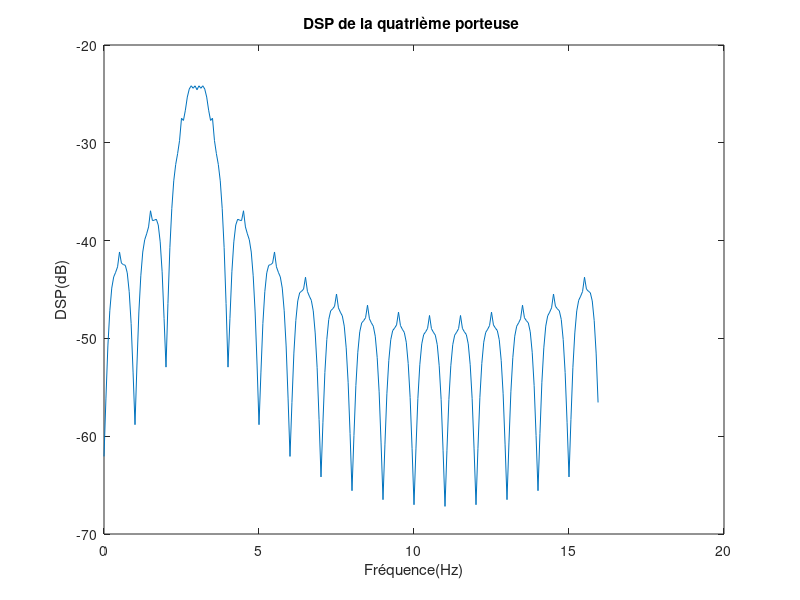
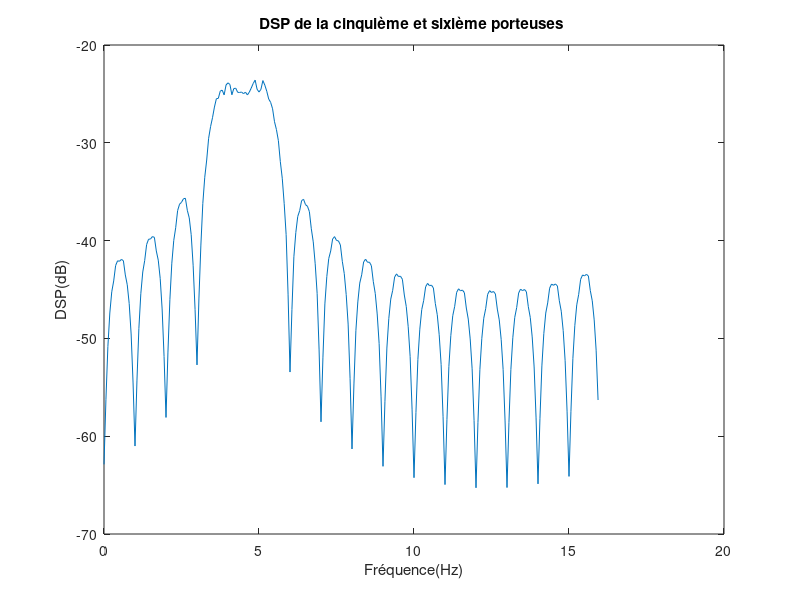
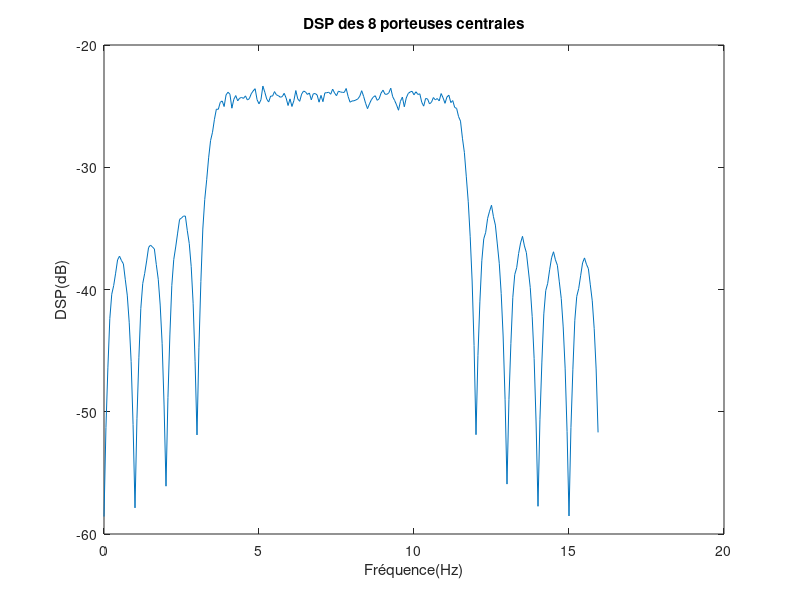
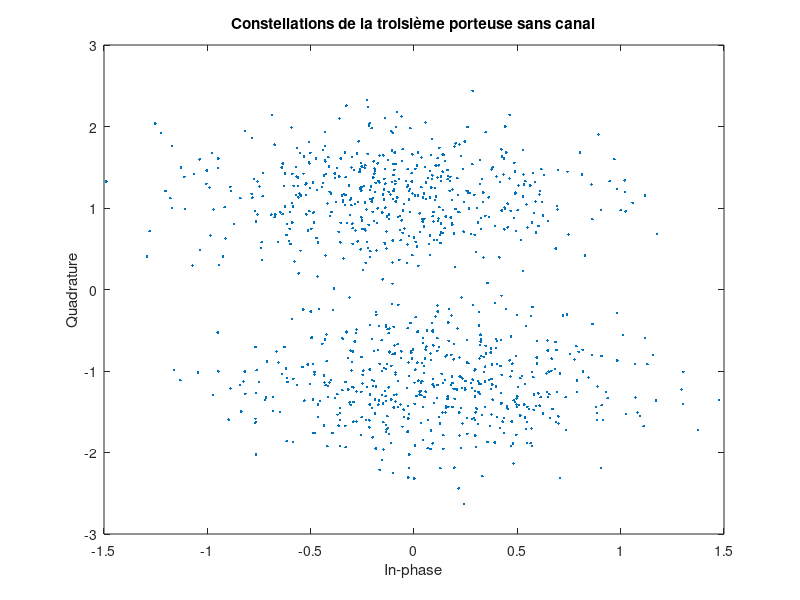

Here is the MATLAB script that generated these plots, in order:
close all;
clear all;
      %%%%%%%%%%%%%%%%%%%%%%%%%%%%%%%%%%%%%%%%%%%%%%% PARTIE 2 : Implantation de la chaine de transmission OFDM sans canal %%%%%%%%%%%%%%%%%%%%%%%%%%%%%%%%%%%%%%%%%%%%%%%%%%%%%%%%%%%%

%% 2.1) Emission

 %Déclaration des constantes
N = 16;      % Nombre de porteuses
n = 16000;    % Nombre de bits à transmettre
Fe = N;  % Fréquence d'echantillonnage
Rb = 3000;   % Débit binaire

 % Génération de bits
 bits = randi([0,1],1,n);

 % Mapping BPSK
 Symboles = 2*bits-1;

 % Génération du signal OFDM sans canal
Symboles_reshape = reshape(Symboles , N, n/N);

% Génération du signal OFDM lorsque une seul porteuse est utilisée
Porteuse_1 =[zeros(3,n/N); Symboles_reshape(4,:); zeros(N-4,n/N)];
IFFT1=ifft(Porteuse_1);
P1 = reshape(IFFT1, 1, []);

% Génération du signal OFDM lorsque  deux porteuses sont utilisées
Porteuse_2 = [zeros(4,n/N);Symboles_reshape(5:6,:); zeros(N-6,n/N)];
IFFT2=ifft(Porteuse_2);
P2 = reshape(IFFT2, 1, []);

% Génération du signal OFDM lorsque les 8 porteuses centrales sont utilisées
Porteuse_8 = [zeros(4,n/N);Symboles_reshape(5:12,:); zeros(4,n/N)];
IFFT3=ifft(Porteuse_8);
P3 = reshape(IFFT3,1,[]);

% Caclcul des densites spectrales
[DSP_P1, f1] = pwelch(P1,[],[],[],Fe,"twosided");
figure(1)
plot(f1, 10*log10(DSP_P1));
title("DSP de la quatrième porteuse ")
xlabel('Fréquence(Hz)')
ylabel("DSP(dB)")

[DSP_P2, f2] = pwelch(P2,[],[],[],Fe,"twosided");
figure(2)
plot(f2,10*log10(DSP_P2));
title("DSP de la cinquième et sixième porteuses ")
xlabel('Fréquence(Hz)')
ylabel("DSP(dB)")

[DSP_P3, f3] = pwelch(P3,[],[],[],Fe,"twosided");
figure(3)
plot(f3,10*log10(DSP_P3));
title("DSP des 8 porteuses centrales")
xlabel('Fréquence(Hz)')
ylabel("DSP(dB)")


%% 2.1) Récéption sans canal
% Symboles reçus: N=16 porteuses
Matrice_OFDM= ifft(Symboles_reshape);
Signal_OFDM = reshape(Matrice_OFDM,1,n);
FFT_Matrice_SignalOFDM = fft(Matrice_OFDM);
FFT_SignalOFDM = reshape(FFT_Matrice_SignalOFDM, 1, n);
Symboles_recus = sign(FFT_SignalOFDM);

% Demapping
bits_recus = (Symboles_recus + 1)/2;

% Calcul du TEB
ecart_ss_canal = abs(bits - bits_recus);
TEB_ss_canal = mean(ecart_ss_canal);

%% PARTIE 3 : Implantation de la chaine de transmission OFDM avec canal multi-trajets, sans bruit 

N_calcule = 16; % Nombres de porteuses calculées


 %%Récéption avec canal
% Symboles reçus: N_calcule = 16 porteuses
Symboles_reshape16 = reshape(Symboles , N_calcule, n/N_calcule);
Matrice_OFDM16= ifft(Symboles_reshape16);
Signal_OFDM16 = reshape(Matrice_OFDM16,1,n);
FFT_Matrice_SignalOFDM16 = fft(Matrice_OFDM16);
FFT_SignalOFDM16 = reshape(FFT_Matrice_SignalOFDM16, 1, n);
Symboles_recus16 = sign(FFT_SignalOFDM16);

% Demapping
bits_recus16 = (Symboles_recus16 + 1)/2;

% Canal de propagation
alpha0 = 0.227; 
alpha1 = 0.46;
alpha2 = 0.688;
alpha3 = 0.46;
alpha4 = 0.227;

h = [alpha0 alpha1  alpha2 alpha3 alpha4];


figure(5)
subplot(2,1,1)
plot(abs(fft(h,4096)));
title("Module de la réponse fréquentielle")
subplot(2,1,2)
plot(angle(fft(h,4096)));
title("Phase de la réponse fréquentielle")



%% 3.1) Implantation sans intervalle de garde
% Filtrage du signal OFDM
Signal_Recu = filter(h, 1, Signal_OFDM);
Matrice_Signal_Recu = reshape(Signal_Recu, N_calcule, n/N_calcule);

figure(6)
plot(real(Signal_Recu));
title("le passage du signal OFDM dans le canal de propagation");
xlabel("fréquences normalisés");
ylabel("l'amplitude");


% Comparaison des DSPs avant et après le canal
[DSP_Signal_Recu, f_signal_recu] = pwelch(Signal_Recu,[],[],[],Fe,"twosided");
[DSP_Signal_OFDM, f_signal_ofdm] = pwelch(Signal_OFDM,[],[],[],Fe,"twosided");
figure(7)
xlim([0 1]);
plot(f_signal_recu, log10(DSP_Signal_Recu),'r');
hold on
plot(f_signal_ofdm, log10(DSP_Signal_OFDM),'b');
title("Les DSPs avant et après le canal")
xlabel('Fréquence(Hz)')
ylabel("DSP(dB)")
legend('après le canal','avant le canal')

% Réception
FFT_Signal_Recu_Matrice = fft(Matrice_Signal_Recu);
FFT_Signal_Recu = reshape(FFT_Signal_Recu_Matrice, 1, n);

% Constellations
scatterplot(FFT_Signal_Recu_Matrice(3,:));
title("Constellations de la troisième porteuse sans canal")
scatterplot(FFT_Signal_Recu_Matrice(15,:));
title("Constellations de la quinzième porteuse sans canal")

% Calcul du TEB
symboles_recu_canal = sign(real(FFT_Signal_Recu));
bits_recus_canal = (symboles_recu_canal + 1)/2;
ecart_canal = abs(bits_recus_canal - bits);
TEB_canal = mean(ecart_canal);



%% 3.2) Implantation avec intervalle de garde composé de zéros
% Emission
Matrice_Signal_OFDM_IG = [zeros(10,n/N_calcule); Matrice_OFDM16];
Signal_OFDM_IG = reshape(Matrice_Signal_OFDM_IG, 1, n+10*n/N_calcule);
Signal_Recu_IG = filter(h, 1, Signal_OFDM_IG);
Signal_Recu_IG_Matrice = reshape(Signal_Recu_IG, N_calcule+10, n/N_calcule);

% Réception
Signal_Recu_IG_Matrice = Signal_Recu_IG_Matrice(11:N_calcule+10,:);
TF_Signal_Recu_IG_Matrice = fft(Signal_Recu_IG_Matrice);

% Constellations
scatterplot(TF_Signal_Recu_IG_Matrice(3,:));
title("Constellations de la troisième porteuse avec IG")
scatterplot(TF_Signal_Recu_IG_Matrice(15,:));
title("Constellations de la quinzième porteuse avec IG")

% Calcul du TEB
TF_Signal_Recu_IG = reshape(TF_Signal_Recu_IG_Matrice, 1, n);
symboles_recu_IG = sign(real(TF_Signal_Recu_IG));
bits_recus_IG = (symboles_recu_IG + 1)/2;
ecart_IG = abs(bits_recus_IG - bits);
TEB_IG = mean(ecart_IG);



%% 3.3) Implantation avec préfixe cyclique
Matrice_Signal_OFDM_PC = [Matrice_OFDM16(N_calcule-9:N_calcule,:); Matrice_OFDM16];
Signal_OFDM_PC = reshape(Matrice_Signal_OFDM_PC, 1, (N_calcule+10)*(n/N_calcule));
Signal_Recu_PC = filter(h, 1, Matrice_Signal_OFDM_PC);
Matrice_Signal_Recu_PC = reshape(Signal_Recu_PC, N_calcule+10, n/N_calcule);

% Réception
Matrice_Signal_Recu_PC = Matrice_Signal_Recu_PC(11:N_calcule+10,:);
Matrice_FFT_Signal_Recu_PC = fft(Matrice_Signal_Recu_PC);
FFT_Signal_Recu_PC = reshape(Matrice_FFT_Signal_Recu_PC, 1, n);

% Constellations
scatterplot(Matrice_FFT_Signal_Recu_PC(3,:));
title("Constellations de la troisième porteuse avec PC")
scatterplot(Matrice_FFT_Signal_Recu_PC(15,:));
title("Constellations de la quinzième porteuse avec PC")

% Calcul du TEB
symboles_recu_PC = sign(real(FFT_Signal_Recu_PC));
bits_recus_PC = (symboles_recu_PC + 1)/2;
ecart_PC = abs(bits_recus_PC - bits);
TEB_PC = mean(ecart_PC);


%% 3.4) Implantation avec préfixe cyclique et égalisation

h = [h zeros(1,N_calcule-length(h))];
H = fft(h);

% Egalisation ZFE
Matrice_symboles_recu_ZFE = Matrice_FFT_Signal_Recu_PC./H.';

%Constellations
scatterplot(Matrice_symboles_recu_ZFE(3,:));
title("Constellations de la troisième porteuse avec egalisation ZFE ")
scatterplot(Matrice_symboles_recu_ZFE(15,:));
title("Constellations de la quinzième porteuse avec egalisation ZFE ")

% Calcul du TEB
symboles_recu_ZFE = reshape(Matrice_symboles_recu_ZFE, 1, n);
symboles_recu_ZFE = sign(real(symboles_recu_ZFE));
bits_recus_ZFE = (symboles_recu_ZFE + 1)/2;
ecart_ZFE = abs(bits_recus_ZFE - bits);
TEB_ZFE = mean(ecart_ZFE);

% Egalisation ML
Matrice_symboles_recu_ML = Matrice_FFT_Signal_Recu_PC.*H';

%Constellations
scatterplot(Matrice_symboles_recu_ML(3,:));
title("Constellations de la troisième porteuse avec Egalisation ML ")
scatterplot(Matrice_symboles_recu_ML(15,:));
title("Constellations de la quinzième porteuse Egalisation ML ")

%Calcul du TEB
symboles_recu_ML = reshape(Matrice_symboles_recu_ML, 1, n);
symboles_recu_ML = sign(real(symboles_recu_ML));
bits_recus_ML = (symboles_recu_ML + 1)/2;
ecart_ML = abs(bits_recus_ML - bits);
TEB_ML = mean(ecart_ML);






%% PARTIE 4 : Impact d'une erreur de synchronisation horloge 

% Surdimensionnement du préfixe cyclique
Matrice_Signal_OFDM_PC = [Matrice_OFDM(9:16,:); Matrice_OFDM];

% Cas 1
Signal_OFDM_PC_cas = reshape(Matrice_Signal_OFDM_PC, 1, (N+8)*(n/N));

Signal_Recu = filter(h, 1, Signal_OFDM_PC_cas);

Mat_Recu=Signal_Recu;
Mat_Entre=reshape(Mat_Recu,N+8,n/N);
Mat_Entre1=Mat_Entre(1:N+1,:);
M_Recu1=fft(Mat_Entre1);


% % Calcul du TEB cas 1
% sig_recu1 = reshape(M_Recu1, 1, n);
% symboles_recu1 = sign(real(sig_recu1));
% bits_recu1 = (symboles_recu1 + 1)/2;
% ecart1 = abs(bits_recu1 - bits);
% TEB_cas1 = mean(ecart1);

% Constellations
scatterplot(M_Recu1(3,:))
title("troisième porteuse dans le premier cas")
scatterplot(M_Recu1(15,:))
title("quinzième porteuse dans le premier cas")


% Cas 2
Signal_OFDM_PC_cas = reshape(Matrice_Signal_OFDM_PC, 1, (N+8)*(n/N));
Signal_Recu = filter(h, 1, Signal_OFDM_PC_cas);
Mat_Recu=Signal_Recu;
Mat_Entre=reshape(Mat_Recu,N+8,n/N);
Mat_Entre2=Mat_Entre(6:N+5,:);
M_Recu2=fft(Mat_Entre2);


% % Calcul du TEB cas 2
% Sig_recu2 = reshape(M_Recu2, 1, n);
% symboles_recu2 = sign(real(Sig_recu2));
% bits_recu2 = (symboles_recu2 + 1)/2;
% ecart2 = abs(bits_recu2 - bits);
% TEB_cas2 = mean(ecart2);

% Constellations
scatterplot(M_Recu2(3,:))
title("troisième porteuse dans le deuxième cas ")
scatterplot(M_Recu2(15,:))
title("quinzième porteuse dans le deuxième cas")

% Cas 3
Signal_OFDM_PC_cas = reshape(Matrice_Signal_OFDM_PC, 1, (N+8)*(n/N));

Signal_Recu = filter(h, 1, Signal_OFDM_PC_cas);

Mat_Recu=Signal_Recu;
Signal_Recu=[Signal_Recu(3:end) Signal_Recu(1) Signal_Recu(2)];
Mat_Entre=reshape(Signal_Recu,N+8,n/N);
Mat_Entre3=Mat_Entre(9:N+8,:);
M_Recu3=fft(Mat_Entre3);

% % Calcul du TEB cas 3
% Sig_recu3 = reshape(M_Recu3, 1, n);
% symboles_recu3 = sign(real(Sig_recu3));
% bits_recu3 = (symboles_recu3 + 1)/2;
% ecart3 = abs(bits_recu3 - bits);
% TEB_cas3 = mean(ecart3);

% Constellations
scatterplot(M_Recu3(3,:))
title("troisième porteuse dans le troisième cas")
scatterplot(M_Recu3(15,:))
title("quinzième porteuse dans le troisième cas")


